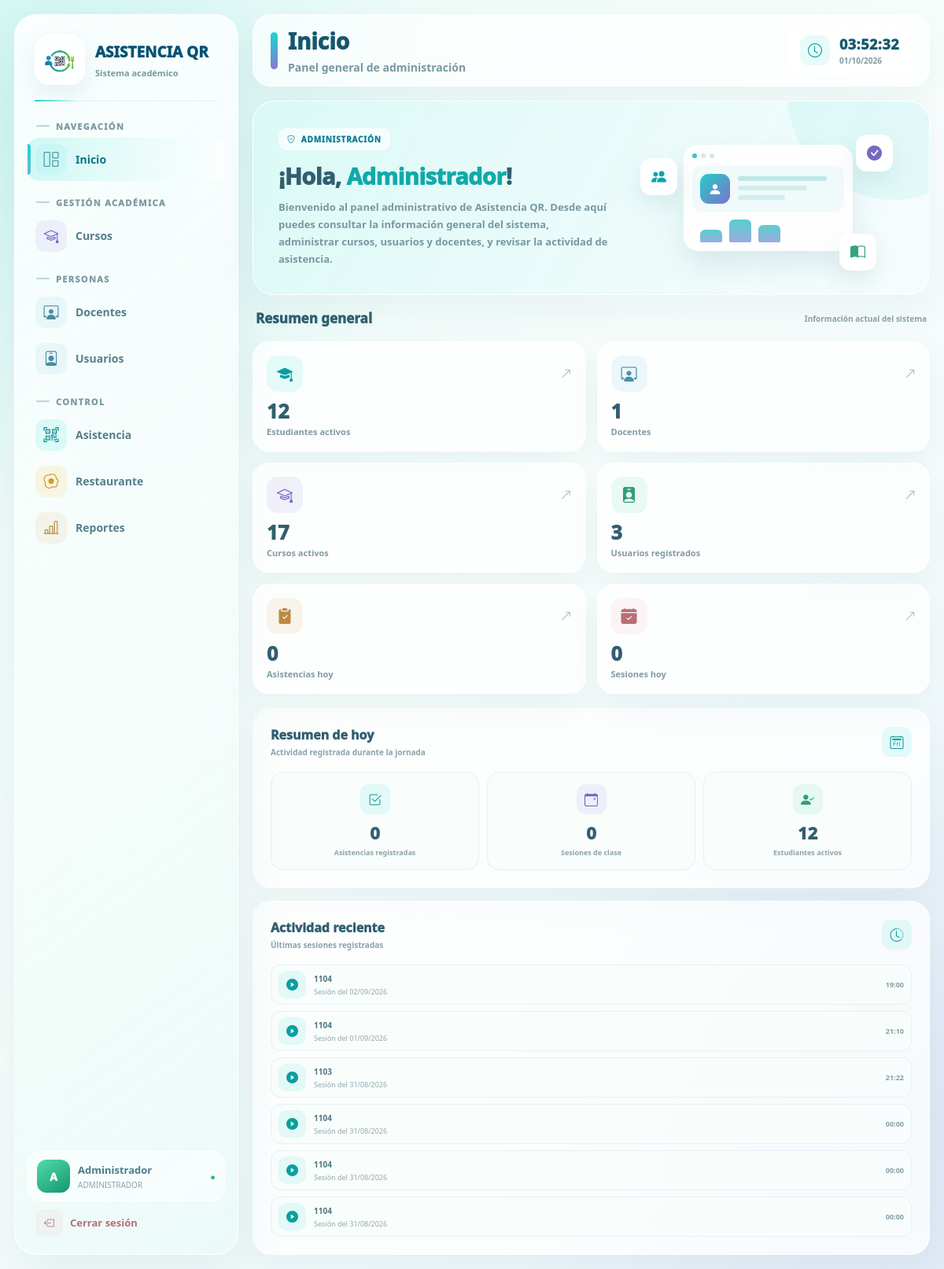
Page /admin/dashboard.php (signed in) on the committed database.
### tables this page shows
CREATE TABLE `sesiones_clase` (
  `id_sesion` int(11) NOT NULL,
  `id_docente` int(11) NOT NULL,
  `id_curso` int(11) NOT NULL,
  `fecha` date NOT NULL,
  `hora_inicio` time NOT NULL,
  `estado` enum('ABIERTA','CERRADA') DEFAULT 'ABIERTA'
);

CREATE TABLE `cursos` (
  `id_curso` int(11) NOT NULL,
  `nombre_curso` varchar(100) NOT NULL,
  `estado` enum('ACTIVO','INACTIVO') DEFAULT 'ACTIVO',
  `fecha_creacion` timestamp NOT NULL DEFAULT current_timestamp()
);

### admin/dashboard.php (the view, shortened to what this page needs)
<?php
require_once "../config/conexion.php";
$nombreUsuario = $_SESSION['nombre'] ?? 'Administrador Sistema';
$partesNombre = preg_split(
    '/\s+/',
    trim($nombreUsuario)
);
$primerNombre = $partesNombre[0] ?? 'Administrador';
$iniciales = '';
foreach (array_slice($partesNombre, 0, 2) as $parte) {
    $iniciales .= strtoupper(
        substr($parte, 0, 1)
    );
}
$fechaActual = date('d/m/Y');
$fechaHoy = date('Y-m-d');
function obtenerValor($conexion, $sql)
{
    $resultado = mysqli_query(
        $conexion,
        $sql
    );
    if ($resultado) {
        $fila = mysqli_fetch_assoc(
            $resultado
        );
        if ($fila) {
            return (int)(
                array_values($fila)[0] ?? 0
            );
        }
    }
    return 0;
}
$totalEstudiantes = obtenerValor(
    $conexion,
    "
        SELECT COUNT(*) AS total
        FROM estudiantes
        WHERE estado = 'ACTIVO'
    "
);
$totalCursos = obtenerValor(
    $conexion,
    "
        SELECT COUNT(*) AS total
        FROM cursos
        WHERE estado = 'ACTIVO'
    "
);
$totalDocentes = obtenerValor(
    $conexion,
    "
        SELECT COUNT(DISTINCT id_usuario) AS total
        FROM docente_curso
    "
);
$totalUsuarios = obtenerValor(
    $conexion,
    "
        SELECT COUNT(*) AS total
        FROM usuarios
    "
);
$totalAsistenciasHoy = obtenerValor(
    $conexion,
    "
        SELECT COUNT(*) AS total
        FROM asistencia_clase ac
        INNER JOIN sesiones_clase sc
            ON ac.id_sesion = sc.id_sesion
        WHERE sc.fecha = '$fechaHoy'
    "
);
$totalSesionesHoy = obtenerValor(
    $conexion,
    "
        SELECT COUNT(*) AS total
        FROM sesiones_clase
        WHERE fecha = '$fechaHoy'
    "
);
$actividadReciente = [];
$sqlActividad = "
    SELECT
        sc.id_sesion,
        sc.fecha,
        sc.hora_inicio,
        c.nombre_curso
    FROM sesiones_clase sc
    INNER JOIN cursos c
        ON sc.id_curso = c.id_curso
    ORDER BY
        sc.fecha DESC,
        sc.hora_inicio DESC
    LIMIT 6
";
$resultadoActividad = mysqli_query(
    $conexion,
    $sqlActividad
);
if ($resultadoActividad) {
    while (
        $fila = mysqli_fetch_assoc(
            $resultadoActividad
        )
    ) {
        $actividadReciente[] = $fila;
    }
}
?>
<!DOCTYPE html>
<html lang="es">
<head>
<link
    rel="stylesheet"
    href="https://cdn.jsdelivr.net/npm/bootstrap-icons@1.11.3/font/bootstrap-icons.min.css"
>
</head>
<body>
<div class="app">
<aside class="sidebar">
<div class="sidebar-header">
<div class="logo-container">
<img
    src="Logo.png"
    alt="Logo Asistencia QR"
>
</div>
<div class="sidebar-title">
<strong>
ASISTENCIA QR
</strong>
<small>
Sistema académico
</small>
</div>
</div>
<div class="sidebar-line">
    <span></span>
</div>
<nav class="navigation">
<div class="menu-section">
<div class="menu-label">
<span class="label-line"></span>
NAVEGACIÓN
</div>
<a
    href="dashboard.php"
    class="nav-link active"
>
<div class="nav-icon">
<i class="bi bi-grid-1x2"></i>
</div>
<span>
Inicio
</span>
</a>
</div>
<div class="menu-section">
<div class="menu-label">
<span class="label-line"></span>
GESTIÓN ACADÉMICA
</div>
<a
    href="curso_estudiantes.php"
    class="nav-link"
>
<div class="nav-icon academic">
<i class="bi bi-mortarboard"></i>
</div>
<span>
Cursos
</span>
</a>
</div>
<div class="menu-section">
<div class="menu-label">
<span class="label-line"></span>
PERSONAS
</div>
<a
    href="docentes.php"
    class="nav-link"
>
<div class="nav-icon people">
<i class="bi bi-person-workspace"></i>
</div>
<span>
Docentes
</span>
</a>
<a
    href="usuarios.php"
    class="nav-link"
>
<div class="nav-icon people">
<i class="bi bi-person-badge"></i>
</div>
<span>
Usuarios
</span>
</a>
</div>
<div class="menu-section">
<div class="menu-label">
<span class="label-line"></span>
CONTROL
</div>
<a
    href="asistencia.php"
    class="nav-link"
>
<div class="nav-icon qr-icon">
<i class="bi bi-qr-code-scan"></i>
</div>
<span>
Asistencia
</span>
</a>
<a
    href="restaurante.php"
    class="nav-link"
>
<div class="nav-icon restaurant">
<i class="bi bi-egg-fried"></i>
</div>
<span>
Restaurante
</span>
</a>
<a
    href="reportes.php"
    class="nav-link"
>
<div class="nav-icon reports">
<i class="bi bi-bar-chart-line"></i>
</div>
<span>
Reportes
</span>
</a>
</div>
</nav>
<div class="sidebar-bottom">
<div class="profile-card">
<div class="profile-avatar">
<?= htmlspecialchars($iniciales) ?>
</div>
<div class="profile-info">
<strong>
<?= htmlspecialchars(
    $nombreUsuario
) ?>
</strong>
<small>
ADMINISTRADOR
</small>
</div>
<div class="profile-status">
●
</div>
</div>
<a
    href="../auth/logout.php"
    class="logout"
>
<div class="logout-icon">
<i class="bi bi-box-arrow-left"></i>
</div>
<span>
Cerrar sesión
</span>
</a>
</div>
</aside>
<main class="main">
<header class="topbar">
<div class="page-info">
<div class="page-indicator">
</div>
<div class="page-title">
<h1>
Inicio
</h1>
<p>
Panel general de administración
</p>
</div>
</div>
<div class="clock-box">
<div class="clock-icon">
<i class="bi bi-clock"></i>
</div>
<div>
<div
    class="clock-time"
    id="reloj"
>
</div>
<div class="clock-date">
<?= $fechaActual ?>
</div>
</div>
</div>
</header>
<section class="welcome">
<div class="welcome-text">
<div class="welcome-tag">
<i class="bi bi-shield-check"></i>
ADMINISTRACIÓN
</div>
<h2>
¡Hola,
<span>
<?= htmlspecialchars($primerNombre) ?>
</span>!
</h2>
<p>
Bienvenido al panel administrativo de
Asistencia QR. Desde aquí puedes consultar
la información general del sistema,
administrar cursos, usuarios y docentes,
y revisar la actividad de asistencia.
</p>
</div>
<div class="admin-illustration">
<div class="admin-panel">
<div class="admin-panel-top">
<span></span>
<span></span>
<span></span>
</div>
<div class="admin-panel-content">
<div class="admin-person">
<i class="bi bi-person-fill"></i>
</div>
<div class="admin-lines">
<span></span>
<span></span>
<span></span>
</div>
</div>
<div class="admin-bars">
<span></span>
<span></span>
<span></span>
</div>
</div>
<div class="floating-admin-icon icon-people">
<i class="bi bi-people-fill"></i>
</div>
<div class="floating-admin-icon icon-check">
<i class="bi bi-check-circle-fill"></i>
</div>
<div class="floating-admin-icon icon-book">
<i class="bi bi-book-half"></i>
</div>
</div>
</section>
<div class="section-title">
<h2>
Resumen general
</h2>
<span>
Información actual del sistema
</span>
</div>
<section class="summary-grid">
<a
    href="curso_estudiantes.php"
    class="summary-card students"
>
<div class="summary-top">
<div class="summary-icon">
<i class="bi bi-mortarboard-fill"></i>
</div>
<i
    class="bi bi-arrow-up-right summary-arrow"
></i>
</div>
<div class="summary-number">
<?= number_format(
    $totalEstudiantes
) ?>
</div>
<div class="summary-label">
Estudiantes activos
</div>
</a>
<a
    href="docentes.php"
    class="summary-card teachers"
>
<div class="summary-top">
<div class="summary-icon">
<i class="bi bi-person-workspace"></i>
</div>
<i
    class="bi bi-arrow-up-right summary-arrow"
></i>
</div>
<div class="summary-number">
<?= number_format(
    $totalDocentes
) ?>
</div>
<div class="summary-label">
Docentes
</div>
</a>
<a
    href="curso_estudiantes.php"
    class="summary-card courses"
>
<div class="summary-top">
<div class="summary-icon">
<i class="bi bi-mortarboard"></i>
</div>
<i
    class="bi bi-arrow-up-right summary-arrow"
></i>
</div>
<div class="summary-number">
<?= number_format(
    $totalCursos
) ?>
</div>
<div class="summary-label">
Cursos activos
</div>
</a>
<a
    href="usuarios.php"
    class="summary-card users"
>
<div class="summary-top">
<div class="summary-icon">
<i class="bi bi-person-badge-fill"></i>
</div>
<i
    class="bi bi-arrow-up-right summary-arrow"
></i>
</div>
<div class="summary-number">
<?= number_format(
    $totalUsuarios
) ?>
</div>
<div class="summary-label">
Usuarios registrados
</div>
</a>
<a
    href="asistencia.php"
    class="summary-card attendance"
>
<div class="summary-top">
<div class="summary-icon">
<i class="bi bi-clipboard2-check-fill"></i>
</div>
<i
    class="bi bi-arrow-up-right summary-arrow"
></i>
</div>
<div class="summary-number">
<?= number_format(
    $totalAsistenciasHoy
) ?>
</div>
<div class="summary-label">
Asistencias hoy
</div>
</a>
<a
    href="asistencia.php"
    class="summary-card sessions"
>
<div class="summary-top">
<div class="summary-icon">
<i class="bi bi-calendar-check-fill"></i>
</div>
<i
    class="bi bi-arrow-up-right summary-arrow"
></i>
</div>
<div class="summary-number">
<?= number_format(
    $totalSesionesHoy
) ?>
</div>
<div class="summary-label">
Sesiones hoy
</div>
</a>
</section>
<section class="bottom-grid">
<div class="content-card">
<div class="content-header">
<div>
<h3>
Resumen de hoy
</h3>
<p>
Actividad registrada durante la jornada
</p>
</div>
<div class="content-icon">
<i class="bi bi-calendar2-day"></i>
</div>
</div>
<div class="today-grid">
<div class="today-item">
<div class="today-icon">
<i class="bi bi-check2-square"></i>
</div>
<div class="today-number">
<?= number_format(
    $totalAsistenciasHoy
) ?>
</div>
<div class="today-label">
Asistencias registradas
</div>
</div>
<div class="today-item">
<div class="today-icon">
<i class="bi bi-calendar-event"></i>
</div>
<div class="today-number">
<?= number_format(
    $totalSesionesHoy
) ?>
</div>
<div class="today-label">
Sesiones de clase
</div>
</div>
<div class="today-item">
<div class="today-icon">
<i class="bi bi-person-check-fill"></i>
</div>
<div class="today-number">
<?= number_format(
    $totalEstudiantes
) ?>
</div>
<div class="today-label">
Estudiantes activos
</div>
</div>
</div>
</div>
<div class="content-card">
<div class="content-header">
<div>
<h3>
Actividad reciente
</h3>
<p>
Últimas sesiones registradas
</p>
</div>
<div class="content-icon">
<i class="bi bi-clock-history"></i>
</div>
</div>
<div class="activity-list">
<?php if (
    count($actividadReciente) > 0
): ?>
<?php foreach (
    $actividadReciente
    as $actividad
): ?>
<div class="activity-item">
<div class="activity-icon">
<i class="bi bi-play-circle-fill"></i>
</div>
<div class="activity-info">
<strong>
<?= htmlspecialchars(
    $actividad['nombre_curso']
) ?>
</strong>
<span>
Sesión del
<?= date(
    'd/m/Y',
    strtotime(
        $actividad['fecha']
    )
) ?>
</span>
</div>
<div class="activity-time">
<?= htmlspecialchars(
    substr(
        $actividad['hora_inicio'] ?? '',
        0,
        5
    )
) ?>
</div>
</div>
<?php endforeach; ?>
<?php endif; ?>
</div>
</div>
</section>
</main>
</div>
</body>
</html>

### rows in the picture
sesiones_clase: id_curso.nombre_curso "1104", fecha "02/09/2026", hora_inicio "19:00"
sesiones_clase: id_curso.nombre_curso "1104", fecha "01/09/2026", hora_inicio "21:10"
sesiones_clase: id_curso.nombre_curso "1103", fecha "31/08/2026", hora_inicio "21:22"
sesiones_clase: id_curso.nombre_curso "1104", fecha "31/08/2026", hora_inicio "00:00"
sesiones_clase: id_curso.nombre_curso "1104", fecha "31/08/2026", hora_inicio "00:00"
sesiones_clase: id_curso.nombre_curso "1104", fecha "31/08/2026", hora_inicio "00:00"

### other values in the picture
$iniciales "A"
$nombreUsuario "Administrador"
$primerNombre "Administrador"
$totalEstudiantes "12"
$totalDocentes "1"
$totalCursos "17"
$totalUsuarios "3"
$totalAsistenciasHoy "0"
$totalSesionesHoy "0"
